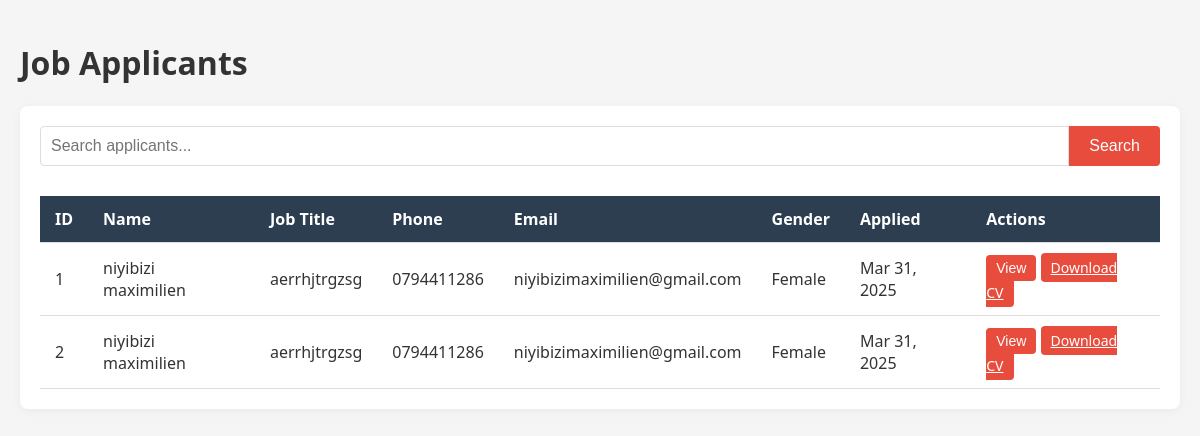
Page /admin/applicants.php (signed in) on the committed database.
### tables this page shows
CREATE TABLE `job_applications` (
  `id` int(11) NOT NULL,
  `job_id` int(11) DEFAULT NULL,
  `first_name` varchar(50) NOT NULL,
  `last_name` varchar(50) NOT NULL,
  `phone` varchar(20) NOT NULL,
  `email` varchar(100) DEFAULT NULL,
  `national_id` varchar(20) DEFAULT NULL,
  `passport_number` varchar(50) DEFAULT NULL,
  `cv_path` varchar(255) NOT NULL,
  `application_date` timestamp NOT NULL DEFAULT current_timestamp(),
  `gender` enum('male','female','other') DEFAULT NULL
);

CREATE TABLE `jobs` (
  `id` int(11) NOT NULL,
  `title` varchar(100) NOT NULL,
  `description` text NOT NULL,
  `deadline` date DEFAULT NULL,
  `gender_requirement` enum('male','female','both') DEFAULT 'both',
  `posted_at` timestamp NOT NULL DEFAULT current_timestamp(),
  `is_active` tinyint(1) DEFAULT 1
);

### admin/applicants.php (the view, shortened to what this page needs)
<?php
require_once 'includes/auth.php';
$job_id = isset($_GET['job_id']) ? (int)$_GET['job_id'] : 0;
$query = "SELECT ja.*, j.title as job_title
          FROM job_applications ja
          LEFT JOIN jobs j ON ja.job_id = j.id";
if ($job_id > 0) {
    $query .= " WHERE ja.job_id = ?";
    $applicants = $db->prepare($query);
    $applicants->execute([$job_id]);
} else {
    $applicants = $db->query($query);
}
$applicants = $applicants->fetchAll(PDO::FETCH_ASSOC);
?>
<!DOCTYPE html>
<html lang="en">
<head>
    <link rel="stylesheet" href="https://cdnjs.cloudflare.com/ajax/libs/font-awesome/6.0.0/css/all.min.css">
    <link rel="stylesheet" href="assets/css/admin.css">
</head>
<body>
    <div class="admin-container">
        <h1>Job Applicants</h1>
        <div class="table-section">
            <div class="search-box">
                <input type="text" id="applicantSearch" placeholder="Search applicants...">
                <button class="btn">Search</button>
            </div>
            <div class="table-responsive">
                <table id="applicantsTable">
                    <thead>
                        <tr>
                            <th>ID</th>
                            <th>Name</th>
                            <th>Job Title</th>
                            <th>Phone</th>
                            <th>Email</th>
                            <th>Gender</th>
                            <th>Applied</th>
                            <th>Actions</th>
                        </tr>
                    </thead>
                    <tbody>
                        <?php foreach ($applicants as $applicant): ?>
                        <tr>
                            <td><?php echo $applicant['id']; ?></td>
                            <td><?php echo htmlspecialchars($applicant['first_name'] . ' ' . htmlspecialchars($applicant['last_name'])) ?></td>
                            <td><?php echo htmlspecialchars($applicant['job_title']); ?></td>
                            <td><?php echo htmlspecialchars($applicant['phone']); ?></td>
                            <td><?php echo htmlspecialchars($applicant['email']); ?></td>
                            <td><?php echo ucfirst($applicant['gender']); ?></td>
                            <td><?php echo date('M j, Y', strtotime($applicant['application_date'])); ?></td>
                            <td>
                                <button class="btn btn-sm view-applicant" data-id="<?php echo $applicant['id']; ?>">View</button>
                                <a href="../uploads/<?php echo htmlspecialchars($applicant['cv_path']); ?>"
                                   class="btn btn-sm" download>Download CV</a>
                            </td>
                        </tr>
                        <?php endforeach; ?>
                    </tbody>
                </table>
            </div>
        </div>
    </div>
</body>
</html>

### admin/assets/css/admin.css (style rules this page uses)
:root { --primary-color: #e74c3c; --primary-hover: #c0392b; --secondary-color: #3498db; --dark-color: #2c3e50; --light-color: #ecf0f1; --success-color: #2ecc71; --warning-color: #f39c12; --danger-color: #e74c3c; --gray-color: #95a5a6; }
body { font-family: 'Segoe UI', Tahoma, Geneva, Verdana, sans-serif; margin: 0; padding: 0; background-color: #f5f5f5; color: #333; }
.admin-container { padding: 20px; max-width: 1200px; margin: 0 auto; }
.form-section, .table-section { background: white; border-radius: 8px; padding: 20px; margin-bottom: 20px; box-shadow: 0 2px 10px rgba(0,0,0,0.05); }
.btn { background: var(--primary-color); color: white; border: none; padding: 10px 20px; border-radius: 4px; cursor: pointer; font-size: 16px; transition: background-color 0.3s; }
.btn-sm { padding: 5px 10px; font-size: 14px; }
.table-responsive { overflow-x: auto; }
table { width: 100%; border-collapse: collapse; margin-top: 15px; }
th, td { padding: 12px 15px; text-align: left; border-bottom: 1px solid #ddd; }
th { background-color: var(--dark-color); color: white; font-weight: 600; }
.search-box { display: flex; margin-bottom: 15px; }
.search-box input { flex: 1; padding: 10px; border: 1px solid #ddd; border-radius: 4px 0 0 4px; font-size: 16px; }
.search-box button { border-radius: 0 4px 4px 0; }

### rows in the picture
job_applications: id "1", first_name+last_name "niyibizi maximilien", job.title "aerrhjtrgzsg", phone "0794411286", email "niyibizimaximilien@gmail.com", gender "Female", application_date "Mar 31, 2025"
job_applications: id "2", first_name+last_name "niyibizi maximilien", job.title "aerrhjtrgzsg", phone "0794411286", email "niyibizimaximilien@gmail.com", gender "Female", application_date "Mar 31, 2025"
